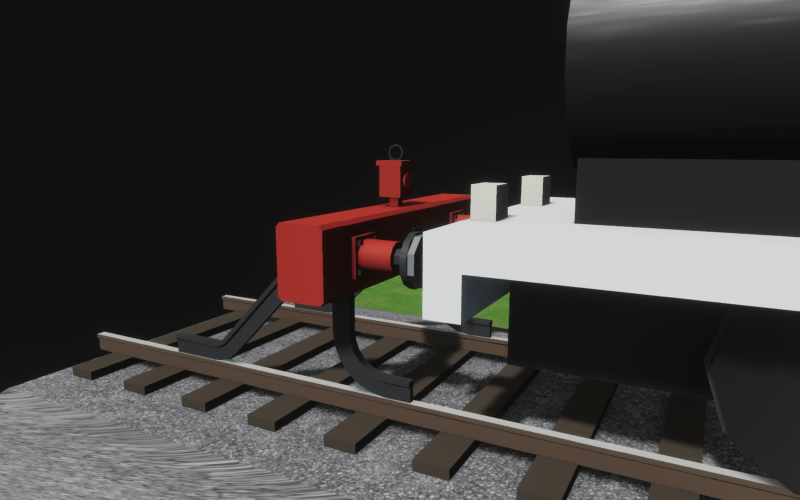
#> input picture docs/checkpoints/rail_buffer_stop/bufstop-straight-sun.jpg, 1600 x 1000 px, given in place of ref-2.jpg, which was not available (shown at 1/2 size)
$ python sheet.py
#> lines starting #> are read from the running program, lines starting #| are printed output that depends on the picture; pictures that were not available may be replaced by others from this repository, and a replacement may not be noted
"""Build docs/checkpoints/rail_buffer_stop/sheet.jpg: the approved ref-2, the six-view renders
(assets-source/kit/rail_buffer_stop/renders, slot colours: the piece has no textures but masks), and
the in-engine kit-scenario shots (this folder's bufstop-*.jpg, from shots.json and night.json).
Needs Pillow. Run: python3 docs/checkpoints/rail_buffer_stop/sheet.py"""
import pathlib

from PIL import Image, ImageDraw, ImageFont

ROOT = pathlib.Path(__file__).resolve().parents[3]
HERE = pathlib.Path(__file__).parent
RENDERS = ROOT / "assets-source/kit/rail_buffer_stop/renders"
CELL_W, CELL_H, LABEL = 480, 300, 26
COLS = 4

CELLS = [
    (ROOT / "assets-source/refs/rail_buffer_stop/ref-2.jpg", "approved ref-2 (owner D2)"),
    (RENDERS / "three_quarter.jpg", "six views: three-quarter"),
    (RENDERS / "front.jpg", "front"),
    (RENDERS / "back.jpg", "back"),
    (RENDERS / "left.jpg", "left (buffer face)"),
    (RENDERS / "right.jpg", "right (rear)"),
    (RENDERS / "top.jpg", "top"),
    (HERE / "bufstop-night.jpg", "lamp at night (--kit_hooks night)"),
    (HERE / "bufstop-straight-play.jpg", "straight end: play distance"),
    (HERE / "bufstop-straight-sun.jpg", "straight: engine buffered up, sun side"),
    (HERE / "bufstop-straight-rear.jpg", "straight: rear, braces on the rails"),
    (HERE / "bufstop-straight-top.jpg", "straight: feet on the rail heads"),
    (HERE / "bufstop-eye.jpg", "straight: eye level 1.7 m"),
    (HERE / "bufstop-bend-play.jpg", "bend end: play distance"),
    (HERE / "bufstop-bend-sun.jpg", "bend: engine 0.9 m off, 40 deg skew"),
    (HERE / "bufstop-bend-rear.jpg", "bend: rear"),
    (HERE / "bufstop-bend-top.jpg", "bend: feet on the curved rails"),
]


def fit(img):
    img = img.convert("RGB")
    s = min(CELL_W / img.width, CELL_H / img.height)
    img = img.resize((max(1, round(img.width * s)), max(1, round(img.height * s))), Image.LANCZOS)
    cell = Image.new("RGB", (CELL_W, CELL_H), (40, 40, 40))
    cell.paste(img, ((CELL_W - img.width) // 2, (CELL_H - img.height) // 2))
    return cell


def main():
    try:
        font = ImageFont.truetype("/System/Library/Fonts/Helvetica.ttc", 17)
    except OSError:
        font = ImageFont.load_default()
    rows = (len(CELLS) + COLS - 1) // COLS
    sheet = Image.new("RGB", (COLS * CELL_W, rows * (CELL_H + LABEL)), (24, 24, 24))
#> sheet: PIL image 1920x1630 RGB; every value is 24
    draw = ImageDraw.Draw(sheet)
    for i, (path, label) in enumerate(CELLS):
        x, y = (i % COLS) * CELL_W, (i // COLS) * (CELL_H + LABEL)
        sheet.paste(fit(Image.open(path)), (x, y + LABEL))
#> in fit, img is the input picture: PIL image 1600x1000 RGB; mean R, G, B 58.2, 56.6, 54.9
#> in fit, `img = img.resize((max(1, round(img.width * s)), max(1, round(img.heigh..`:
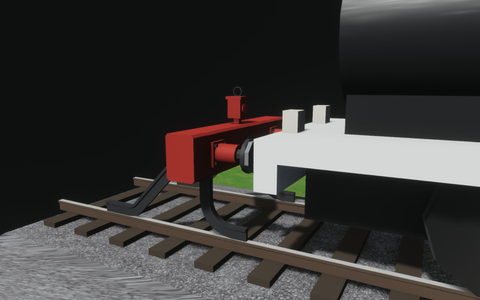
#> img: PIL image 480x300 RGB; mean R, G, B 58.2, 56.6, 54.9
#> in fit, `cell = Image.new("RGB", (CELL_W, CELL_H), (40, 40, 40))`: cell: PIL image 480x300 RGB; every value is 40
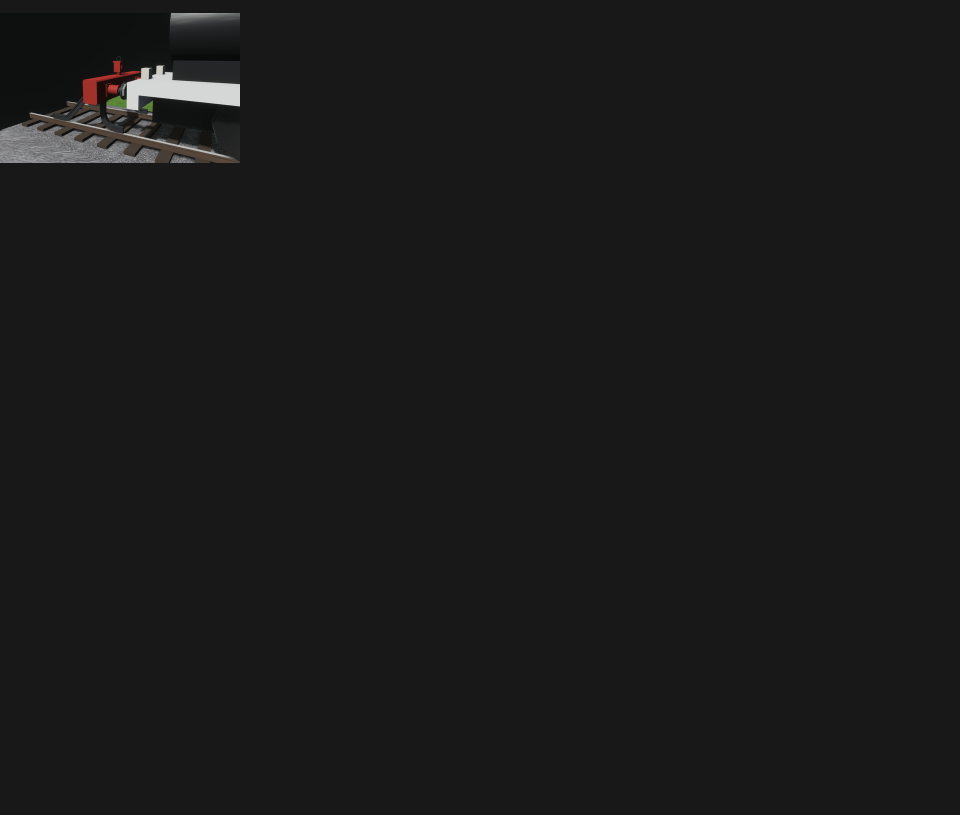
#> sheet: PIL image 1920x1630 RGB (shown at 1/2 size); mean R, G, B 25.6, 25.5, 25.4
        draw.text((x + 8, y + 4), label, fill=(230, 230, 230), font=font)
#> pass 2 of the loop in main, `for i, (path, label) in enumerate(CELLS):`:
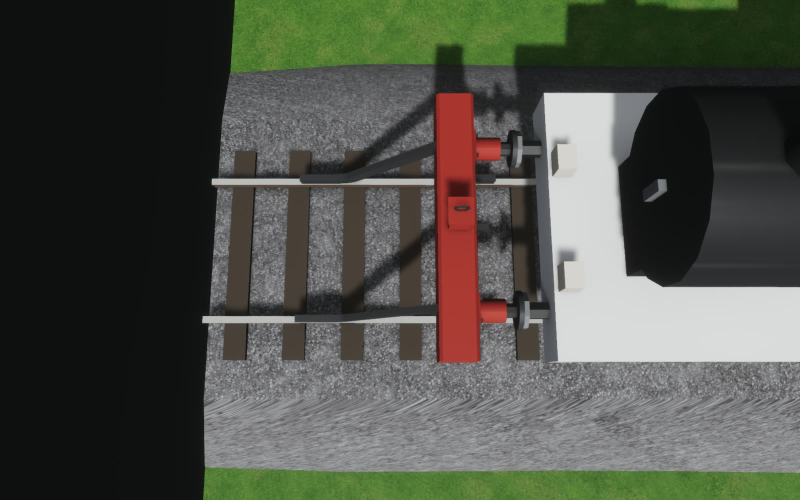
#> input picture docs/checkpoints/rail_buffer_stop/bufstop-straight-top.jpg, 1600 x 1000 px, given in place of three_quarter.jpg, which was not available (shown at 1/2 size)
#> in fit, img is the input picture: PIL image 1600x1000 RGB; mean R, G, B 78.2, 80.5, 71.8
#> in fit (call 2), `img = img.resize((max(1, round(img.width * s)), max(1, round(img.heigh..`:
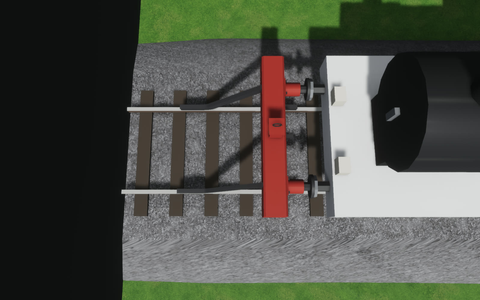
#> img: PIL image 480x300 RGB; mean R, G, B 78.2, 80.5, 71.8
#> in main, `sheet.paste(fit(Image.open(path)), (x, y + LABEL))`:
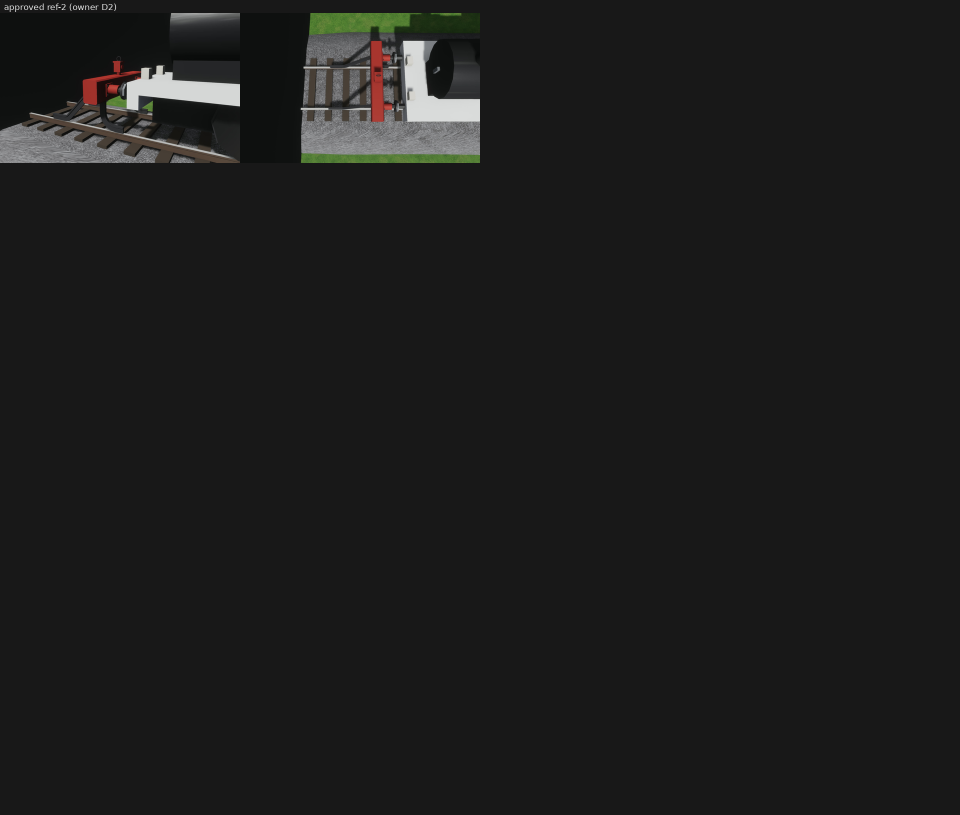
#> sheet: PIL image 1920x1630 RGB (shown at 1/2 size); mean R, G, B 28.1, 28.1, 27.7
    out = HERE / "sheet.jpg"
    sheet.save(out, quality=85)
    print(f"wrote {out.relative_to(ROOT)} {sheet.size}")


#> (the run stopped early here; a loop or call above may not have finished)
